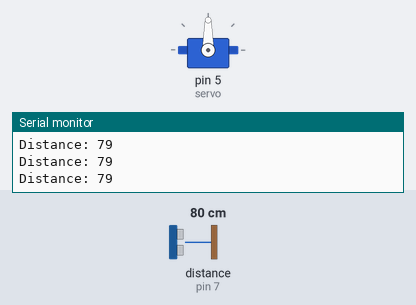
Simulated run of this sketch. Board: Arduino Uno, built with avr-gcc and run on an emulated ATmega328P. Parts: servo, the last lines printed to the serial monitor. Wiring (inferred from the names in the program): ultrasonic range finder: trigger pin 8; echo pin 7. The test bench sets the inputs (shaded band); at power-on: distance to the obstacle (sensor on pin 7) 80 cm. The echo pulse lasts 58.3 µs per cm.

Above: at 5.6 s.
5.7 s: distance to the obstacle (sensor on pin 7) set to 30 cm
8.7 s: distance to the obstacle (sensor on pin 7) set to 24 cm
At 9.9 s:
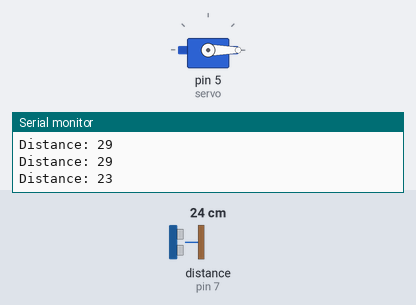
10.2 s: distance to the obstacle (sensor on pin 7) set to 250 cm
At 12.5 s:
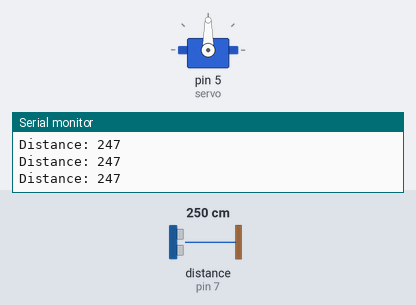
Timing chart, 0 to 13.7 s (numbered marks = the images above; inputs shaded):
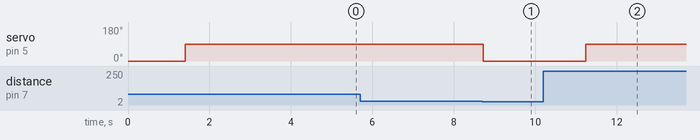

Measured:
- the behaviour switches between 27 and 26 cm on distance to the obstacle (sensor on pin 7) (found by bisection; images 0 and 1)
- after the input at 8.7 s, servo on pin 5 (servo): 90° → 0° at once
- after the input at 10.2 s, servo on pin 5 (servo): 0° → 90° after 1.0 s

The sketch:

Ultrasonic_Servo.ino
```cpp
//define Pins
#include <Servo.h>

Servo servo;

int trigPin = 8;
int echoPin = 7;

// defines variables
long duration;
int distance;

void setup()
{
  servo.attach(5);
  servo.write(0);
 delay(1400);

// Sets the trigPin as an Output
pinMode(trigPin, OUTPUT);
// Sets the echoPin as an Input
pinMode(echoPin, INPUT);
// Starts the serial communication
Serial.begin(9600);
}
void loop()
{
// Clears the trigPin
digitalWrite(trigPin, LOW);
delayMicroseconds(2);
// Sets the trigPin on HIGH state for 10 micro seconds
digitalWrite(trigPin, HIGH);
delayMicroseconds(10);
digitalWrite(trigPin, LOW);
// Reads the echoPin, returns the sound wave travel time in microseconds
duration = pulseIn(echoPin, HIGH);
// Calculating the distance
distance= duration*0.034/2;
// Prints the distance on the Serial Monitor
Serial.print("Distance: ");
Serial.println(distance);
if ( distance <= 25   ) // Change Distance according to Ultrasonic Sensor Placement
 {

servo.write(0);
delay(2500);
 }
else
{
servo.write(90);

 }

}
```
